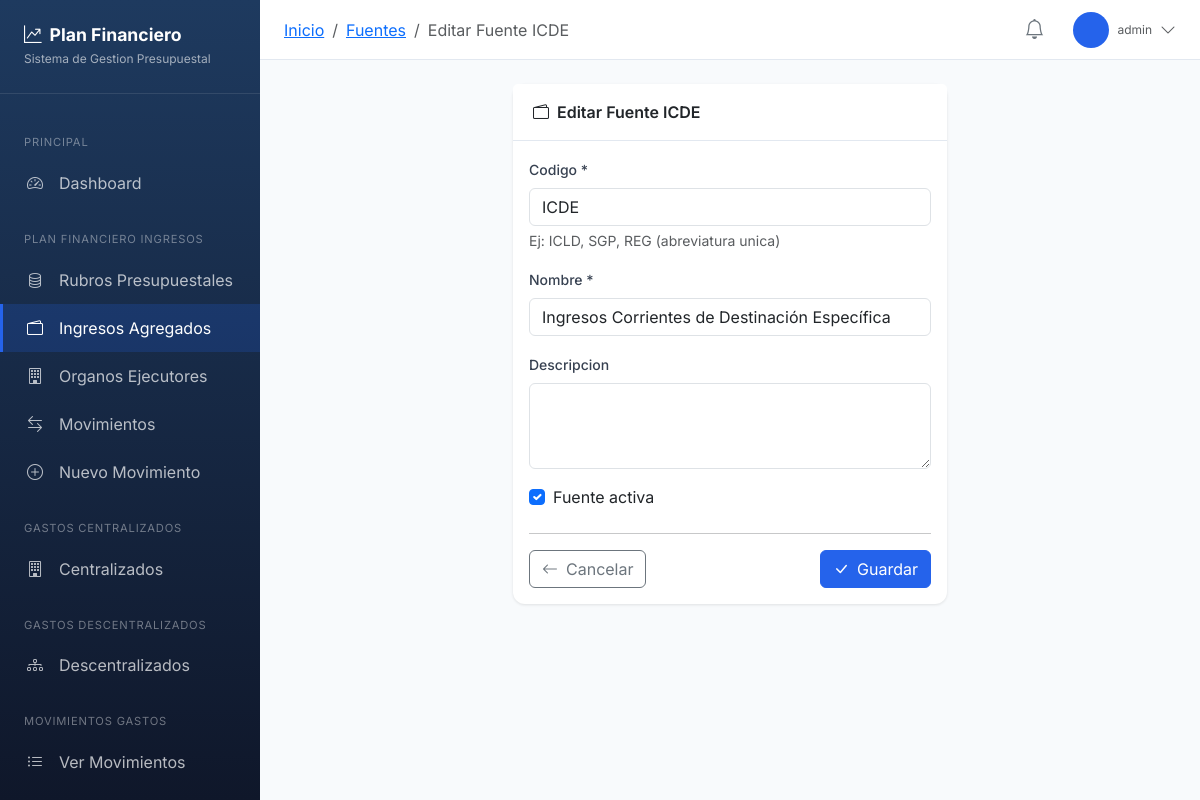
Page /app/fuentes/1/editar/ (signed in) on the committed database.
### planfinanciero/models.py (models this page shows, shortened)
class IngresoAgregado(models.Model):
    codigo = models.CharField(max_length=50, unique=True, verbose_name="Código")
    nombre = models.CharField(max_length=200, verbose_name="Nombre")
    descripcion = models.TextField(blank=True, verbose_name="Descripción")
    activo = models.BooleanField(default=True)
    class Meta:
        verbose_name = "Ingreso Agregado"
        verbose_name_plural = "Ingresos Agregados"
        ordering = ['codigo']

### planfinanciero/views.py (the view)
# urls.py: path('fuentes/<int:pk>/editar/', views.fuente_editar, name='fuente_editar'),
@login_required
def fuente_editar(request, pk):
    fuente = get_object_or_404(IngresoAgregado, pk=pk)
    if request.method == 'POST':
        form = IngresoAgregadoForm(request.POST, instance=fuente)
        if form.is_valid():
            form.save()
            messages.success(request, 'Fuente de financiacion actualizada.')
            return redirect('planfinanciero:fuentes_lista')
    else:
        form = IngresoAgregadoForm(instance=fuente)
    return render(request, 'planfinanciero/fuente_form.html', {
        'form': form,
        'titulo': f'Editar Fuente {fuente.codigo}',
        'accion': 'Guardar'
    })

### planfinanciero/forms.py
class IngresoAgregadoForm(forms.ModelForm):
    class Meta:
        model = IngresoAgregado
        fields = ['codigo', 'nombre', 'descripcion', 'activo']
        widgets = {
            'codigo': forms.TextInput(attrs={'class': 'form-control', 'placeholder': 'Ej: ICLD, SGP'}),
            'nombre': forms.TextInput(attrs={'class': 'form-control'}),
            'descripcion': forms.Textarea(attrs={'class': 'form-control', 'rows': 3}),
            'activo': forms.CheckboxInput(attrs={'class': 'form-check-input'}),
        }

### templates/planfinanciero/fuente_form.html (shortened to what this page needs)
{% extends 'planfinanciero/base_app.html' %}
{% block breadcrumb %}
<li class="breadcrumb-item"><a href="{% url 'planfinanciero:fuentes_lista' %}">Fuentes</a></li>
<li class="breadcrumb-item active">{{ titulo }}</li>
{% endblock %}
{% block content %}
<div class="row justify-content-center">
    <div class="col-lg-6">
        <div class="card">
            <div class="card-header">
                <i class="bi bi-wallet2 me-2"></i>{{ titulo }}
            </div>
            <div class="card-body">
                <form method="post">
                    <div class="mb-3">
                        <label for="id_codigo" class="form-label">Codigo *</label>
                        {{ form.codigo }}
                        <div class="form-text">Ej: ICLD, SGP, REG (abreviatura unica)</div>
                    </div>
                    <div class="mb-3">
                        <label for="id_nombre" class="form-label">Nombre *</label>
                        {{ form.nombre }}
                    </div>
                    <div class="mb-3">
                        <label for="id_descripcion" class="form-label">Descripcion</label>
                        {{ form.descripcion }}
                    </div>
                    <div class="mb-4">
                        <div class="form-check">
                            {{ form.activo }}
                            <label class="form-check-label" for="id_activo">Fuente activa</label>
                        </div>
                    </div>
                    <hr>
                    <div class="d-flex justify-content-between">
                        <a href="{% url 'planfinanciero:fuentes_lista' %}" class="btn btn-outline-secondary">
                            <i class="bi bi-arrow-left me-2"></i>Cancelar
                        </a>
                        <button type="submit" class="btn btn-primary">
                            <i class="bi bi-check-lg me-2"></i>{{ accion }}
                        </button>
                    </div>
                </form>
            </div>
        </div>
    </div>
</div>
{% endblock %}

### templates/planfinanciero/base_app.html (shortened to what this page needs)
{% extends 'base.html' %}
{% load humanize %}
{% block body %}
<nav class="sidebar" id="sidebar">
    <div class="sidebar-brand">
        <h4><i class="bi bi-graph-up-arrow me-2"></i>Plan Financiero</h4>
        <small>Sistema de Gestion Presupuestal</small>
    </div>
    <div class="sidebar-nav">
        <div class="nav-section">Principal</div>
        <a href="{% url 'planfinanciero:dashboard' %}" class="nav-link {% if request.resolver_match.url_name == 'dashboard' %}active{% endif %}">
            <i class="bi bi-speedometer2"></i>
            <span>Dashboard</span>
        </a>
        <div class="nav-section">Plan Financiero Ingresos</div>
        <a href="{% url 'planfinanciero:rubros_lista' %}" class="nav-link {% if 'rubro' in request.resolver_match.url_name and 'gasto' not in request.resolver_match.url_name %}active{% endif %}">
            <i class="bi bi-database"></i>
            <span>Rubros Presupuestales</span>
        </a>
        <a href="{% url 'planfinanciero:fuentes_lista' %}" class="nav-link {% if 'fuente' in request.resolver_match.url_name %}active{% endif %}">
            <i class="bi bi-wallet2"></i>
            <span>Ingresos Agregados</span>
        </a>
        <a href="{% url 'planfinanciero:organos_lista' %}" class="nav-link {% if 'organo' in request.resolver_match.url_name %}active{% endif %}">
            <i class="bi bi-building"></i>
            <span>Organos Ejecutores</span>
        </a>
        <a href="{% url 'planfinanciero:movimientos_lista' %}" class="nav-link {% if 'movimiento' in request.resolver_match.url_name and 'gasto' not in request.resolver_match.url_name %}active{% endif %}">
            <i class="bi bi-arrow-left-right"></i>
            <span>Movimientos</span>
        </a>
        <a href="{% url 'planfinanciero:movimiento_crear' %}" class="nav-link">
            <i class="bi bi-plus-circle"></i>
            <span>Nuevo Movimiento</span>
        </a>
        <div class="nav-section">Gastos Centralizados</div>
        <a href="{% url 'planfinanciero:gastos_centralizados' %}" class="nav-link ">
            <i class="bi bi-building"></i>
            <span>Centralizados</span>
        </a>
        <div class="nav-section">Gastos Descentralizados</div>
        <a href="{% url 'planfinanciero:gastos_descentralizados' %}" class="nav-link {% if request.resolver_match.url_name == 'gastos_descentralizados' or tipo_entidad == 'DESCENTRALIZADO' %}active{% endif %}">
            <i class="bi bi-diagram-3"></i>
            <span>Descentralizados</span>
        </a>
        <div class="nav-section">Movimientos Gastos</div>
        <a href="{% url 'planfinanciero:gastos_movimientos_lista' %}" class="nav-link {% if 'gastos_movimiento' in request.resolver_match.url_name %}active{% endif %}">
            <i class="bi bi-list-ul"></i>
            <span>Ver Movimientos</span>
        </a>
        <a href="{% url 'planfinanciero:gastos_movimiento_crear' %}" class="nav-link">
        </a>
    </div>
</nav>
<main class="main-content">
    <header class="top-header">
        <div class="d-flex align-items-center">
            <nav aria-label="breadcrumb">
                <ol class="breadcrumb mb-0">
                    <li class="breadcrumb-item"><a href="{% url 'planfinanciero:dashboard' %}">Inicio</a></li>
                    {% block breadcrumb %}{% endblock %}
                </ol>
            </nav>
        </div>
        <div class="d-flex align-items-center gap-3">
            <div class="dropdown">
                <button class="btn btn-link position-relative" data-bs-toggle="dropdown">
                    <i class="bi bi-bell fs-5 text-secondary"></i>
                </button>
            </div>
            <div class="dropdown user-dropdown">
                <div class="d-flex align-items-center" data-bs-toggle="dropdown">
                    <div class="user-avatar me-2">
                    </div>
                    <div class="d-none d-md-block">
                        <div class="text-muted" style="font-size: 0.75rem;">{{ user.username }}</div>
                    </div>
                    <i class="bi bi-chevron-down ms-2 text-muted"></i>
                </div>
            </div>
        </div>
    </header>
    <div class="page-content">
        {% block content %}{% endblock %}
    </div>
</main>
{% endblock %}

### templates/base.html (style rules this page uses)
:root { --primary-color: #2563eb; --primary-dark: #1d4ed8; --secondary-color: #64748b; --success-color: #10b981; --danger-color: #ef4444; --warning-color: #f59e0b; --info-color: #06b6d4; --sidebar-width: 260px; --header-height: 60px; }
* { font-family: 'Inter', sans-serif; }
body { background-color: #f8fafc; }
.sidebar { position: fixed; top: 0; left: 0; width: var(--sidebar-width); height: 100vh; background: linear-gradient(180deg, #1e3a5f 0%, #0f172a 100%); color: white; z-index: 1000; overflow-y: auto; transition: transform 0.3s ease; }
.sidebar-brand { padding: 1.5rem; border-bottom: 1px solid rgba(255, 255, 255, 0.1); }
.sidebar-brand h4 { margin: 0; font-weight: 700; font-size: 1.1rem; }
.sidebar-brand small { color: rgba(255, 255, 255, 0.6); font-size: 0.75rem; }
.sidebar-nav { padding: 1rem 0; }
.nav-section { padding: 0.5rem 1.5rem; font-size: 0.7rem; text-transform: uppercase; letter-spacing: 0.05rem; color: rgba(255, 255, 255, 0.4); margin-top: 1rem; }
.sidebar-nav .nav-link { display: flex; align-items: center; padding: 0.75rem 1.5rem; color: rgba(255, 255, 255, 0.7); text-decoration: none; transition: all 0.2s; border-left: 3px solid transparent; }
.sidebar-nav .nav-link.active { background: rgba(37, 99, 235, 0.2); color: white; border-left-color: var(--primary-color); }
.sidebar-nav .nav-link i { width: 20px; margin-right: 0.75rem; font-size: 1rem; }
.main-content { margin-left: var(--sidebar-width); min-height: 100vh; }
.top-header { height: var(--header-height); background: white; border-bottom: 1px solid #e2e8f0; display: flex; align-items: center; justify-content: space-between; padding: 0 1.5rem; position: sticky; top: 0; z-index: 100; }
.page-content { padding: 1.5rem; }
.card { border: none; border-radius: 0.75rem; box-shadow: 0 1px 3px rgba(0, 0, 0, 0.1); }
.card-header { background: white; border-bottom: 1px solid #e2e8f0; padding: 1rem 1.25rem; font-weight: 600; }
.btn-primary { background-color: var(--primary-color); border-color: var(--primary-color); }
.form-label { font-weight: 500; font-size: 0.875rem; color: #374151; }
.user-dropdown { cursor: pointer; }
.user-avatar { width: 36px; height: 36px; border-radius: 50%; background: var(--primary-color); color: white; display: flex; align-items: center; justify-content: center; font-weight: 600; font-size: 0.85rem; }

### rows in the picture
IngresoAgregado: codigo "ICDE", nombre "Ingresos Corrientes de Destinación Específica", activo "☑"

### other values in the picture
{{ titulo }} "Editar Fuente ICDE"
{{ user.username }} "admin"
{{ accion }} "Guardar"
